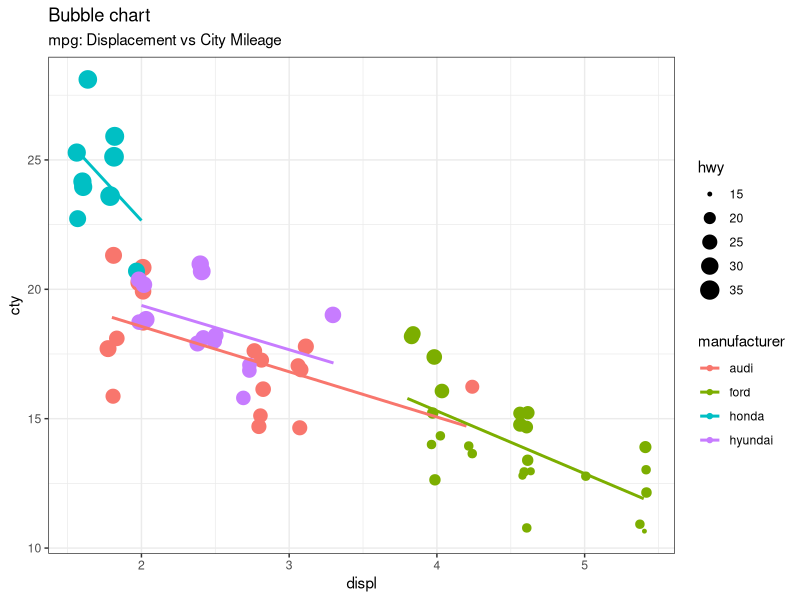

Here is the R script that generated this plot:
# load package and data
library(ggplot2)
data(mpg, package="ggplot2")

mpg_select <- mpg[mpg$manufacturer %in% c("audi", "ford", "honda", "hyundai"), ]

# Scatterplot
theme_set(theme_bw())  # pre-set the bw theme.
g <- ggplot(mpg_select, aes(displ, cty)) + 
  labs(subtitle="mpg: Displacement vs City Mileage",
       title="Bubble chart")

g + geom_jitter(aes(col=manufacturer, size=hwy)) + 
  geom_smooth(aes(col=manufacturer), method="lm", se=F)
